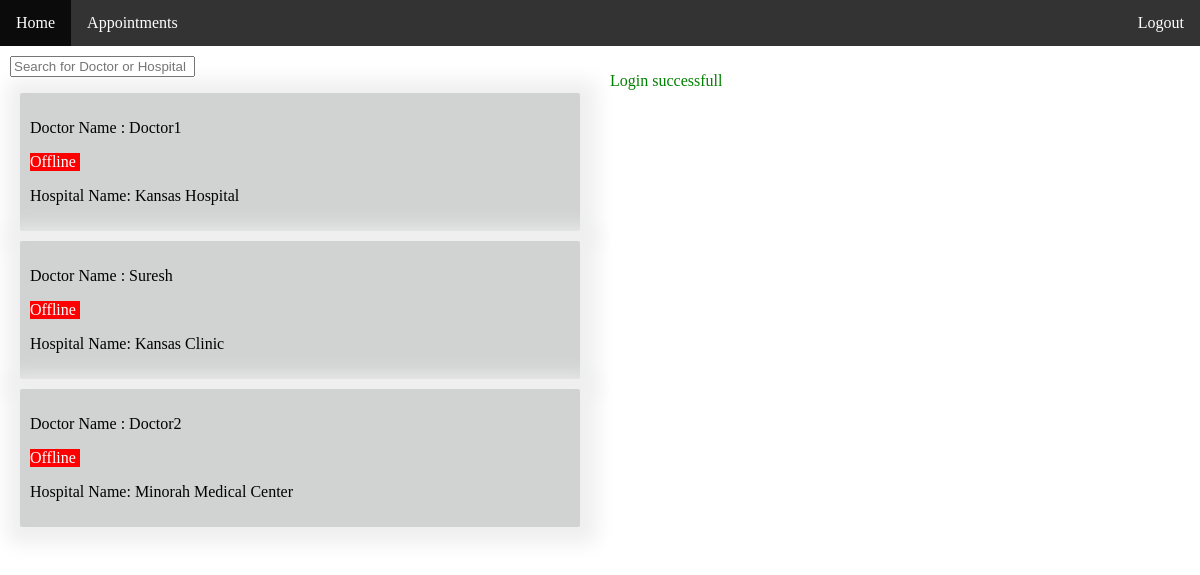
The page /doctor.php (signed in) on the database its author committed.
### tables this page shows
CREATE TABLE users( 
   uid int AUTO_INCREMENT PRIMARY KEY,
  name VARCHAR(20) NOT NULL, 
  email VARCHAR(100) NOT NULL,
  password CHAR(128) NOT NULL,
  is_doctor Boolean default false,
  is_active Boolean default false,
  hospital_name VARCHAR(100)
);

### doctor.php (the view, shortened to what this page needs)
<?php
    function listofDoctors($user) {
        if(count($user)>0){
            foreach($user as $x ) {
                echo "<div class='box-shadow' onclick='divcall(".json_encode($x).")'>";
                    echo "<div class='container center'>";
                    $color="red";
                    $text="Offline";
                    echo " <p style='color:black'>Doctor Name : ".$x["name"]."</p><p style='background-color:".$color.";width:50px'>".$text."</p>";
                    echo "<p style='color:black'> Hospital Name: ".$x["hospital_name"]."</p>";
                    echo "</div>";
                echo "</div>";
            }
        }
        else{
            echo "<p>No Doctors Found</p><br>";
        }
      }
?>
<!DOCTYPE html>
<html lang="en">
<head>
<link
  rel="stylesheet"
  href="https://unpkg.com/@trevoreyre/autocomplete-js/dist/style.css"/>
  <link rel="stylesheet" href="doctor.css">
</head>
<body>
    <div>
    <header></header>
    <div class="row">
    <div class="column">
    <div id="autocomplete" class="autocomplete" style="width:50%">
      <input class="autocomplete-input" onfocus="this.value=''" placeholder="Search for Doctor or Hospital"  />
    </div>
            <?php
                require "pdo.php";
                $stmt = $conn->prepare("SELECT * FROM users where is_doctor=1");
                $stmt->execute();
                $user = $stmt->fetchAll();
                listofDoctors($user);
            ?>
    </div>
    <div class="column">
    <?php
				if(isset($_SESSION["error"])){
					echo "<p id='message' style='color:red'>".$_SESSION["error"]."</p>";
			$_SESSION["error"]="";
				}
				else if(isset($_SESSION["success"])){
					echo "<p id='message' style='color:green'>".$_SESSION["success"]."</p>";
				}
			?>
    </div>
    </div>
    </div>
</body>
</html>

### doctor.css (style rules this page uses)
body { margin: 0; }
.box-shadow { background-color: #d1d3d2; color: white; padding: 10px; margin: 10px; border-radius: 2px; box-shadow: 2px 2px 20px 15px #eeefee; }
* { box-sizing: border-box; }
.column { float: left; width: 50%; padding: 10px; }
.row:after { content: ""; display: table; clear: both; }

### rows shown on the page
users: name "Doctor1", text "Offline", hospital_name "Kansas Hospital"
users: name "Suresh", text "Offline", hospital_name "Kansas Clinic"
users: name "Doctor2", text "Offline", hospital_name "Minorah Medical Center"

### other values the page prints
$_SESSION["success"] "Login successfull"
